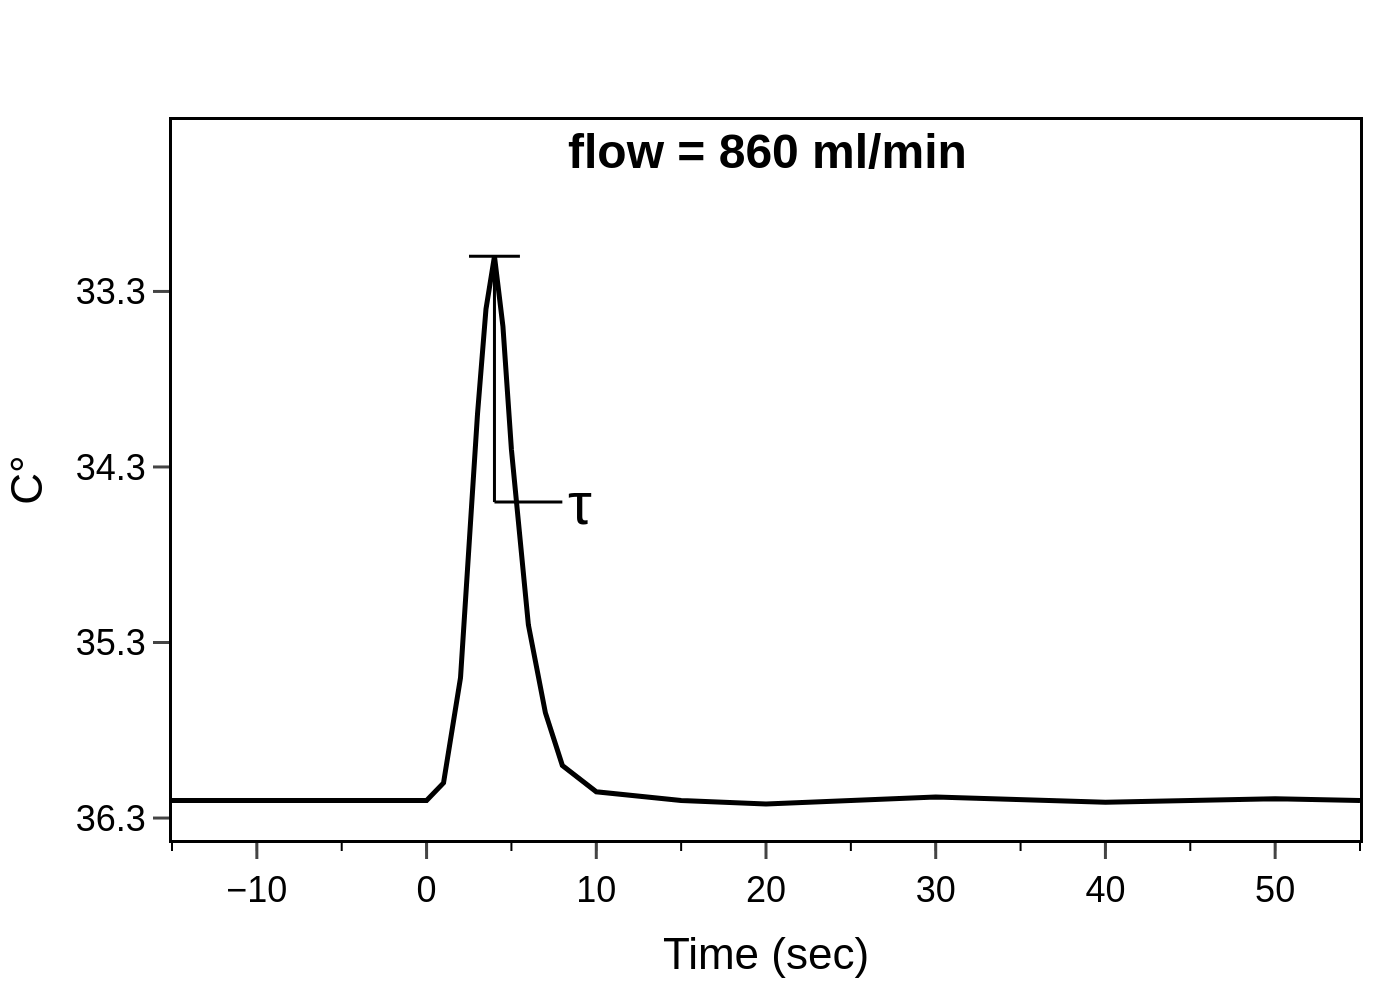

Here is the Python script that generated this plot:
import sys
import json
import pathlib
import plotly.graph_objects as go

def main():
    if len(sys.argv) != 2:
        print("Usage: python generate_chart.py <json_file_path>")
        sys.exit(1)

    json_path = pathlib.Path(sys.argv[1])
    if not json_path.is_file():
        print(f"Error: JSON file not found at {json_path}")
        sys.exit(1)

    with open(json_path, 'r', encoding='utf-8') as f:
        chart_data = json.load(f)

    fig = go.Figure()

    # Add data series
    for i, series in enumerate(chart_data["chart_data"]):
        fig.add_trace(go.Scatter(
            x=series['x'],
            y=series['y'],
            mode='lines',
            line=dict(color=chart_data["colors"][i], width=2.5),
            name=series.get('name', ''),
            showlegend=False
        ))

    # Update layout
    texts = chart_data["texts"]
    fig.update_layout(
        font=dict(family="Arial", size=18, color="black"),
        plot_bgcolor='white',
        paper_bgcolor='white',
        xaxis=dict(
            title=texts["x_axis_title"],
            range=[-15, 55],
            tickmode='array',
            tickvals=[-10, 0, 10, 20, 30, 40, 50],
            showline=True,
            linewidth=1.5,
            linecolor='black',
            ticks='outside',
            tickwidth=1.5,
            ticklen=8,
            mirror=True,
            minor=dict(
                ticks="outside",
                ticklen=4,
                tickwidth=1,
                tickcolor='black',
                dtick=5
            )
        ),
        yaxis=dict(
            title=texts["y_axis_title"],
            autorange='reversed',
            range=[36.5, 32.0],
            tickmode='array',
            tickvals=[32.3, 33.3, 34.3, 35.3, 36.3],
            showline=True,
            linewidth=1.5,
            linecolor='black',
            ticks='outside',
            tickwidth=1.5,
            ticklen=8,
            mirror=True,
            title_standoff=10
        ),
        margin=dict(l=60, r=20, t=60, b=80),
        annotations=texts.get("annotations", []),
        shapes=chart_data.get("shapes", [])
    )
    
    # Generate and save image
    output_filename = json_path.with_suffix(".png")
    fig.write_image(output_filename, scale=2)
    print(f"Chart saved to {output_filename}")

if __name__ == "__main__":
    main()
